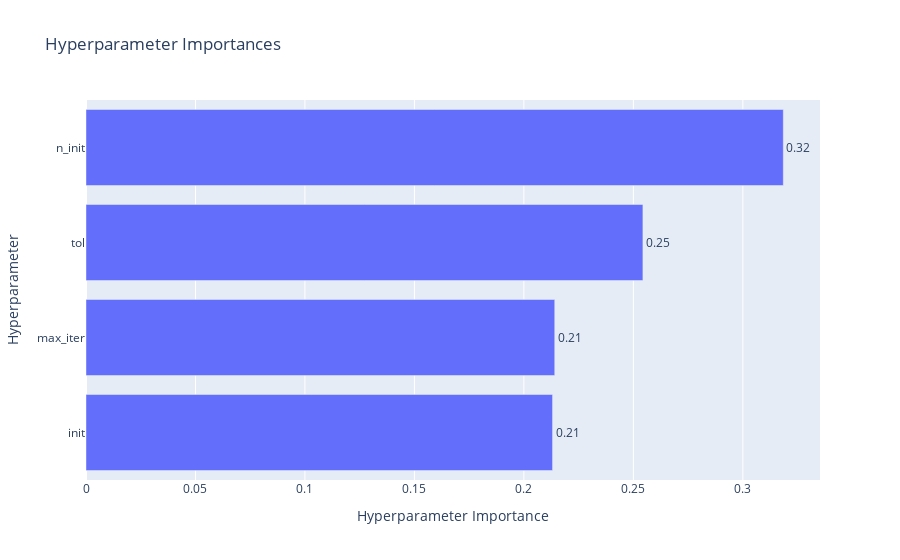

The notebook cell this image was saved under:
### Code cell
optuna.visualization.plot_param_importances(study)

### Figure 1 — Plotly figure (JSON) as saved in the notebook; plotly's stock layout.template omitted (floating-point values rounded to 4 significant figures)
{"data": [{"cliponaxis": false, "hovertemplate": ["init (CategoricalDistribution): 0.21308877107761554<extra></extra>", "max_iter (IntDistribution): 0.21408582280645494<extra></extra>", "tol (FloatDistribution): 0.2543531822309484<extra></extra>", "n_init (IntDistribution): 0.3184722238849812<extra></extra>"], "name": "Objective Value", "orientation": "h", "text": ["0.21", "0.21", "0.25", "0.32"], "textposition": "outside", "type": "bar", "x": [0.2131, 0.2141, 0.2544, 0.3185], "y": ["init", "max_iter", "tol", "n_init"]}], "layout": {"title": {"text": "Hyperparameter Importances"}, "xaxis": {"title": {"text": "Hyperparameter Importance"}}, "yaxis": {"title": {"text": "Hyperparameter"}}}}
